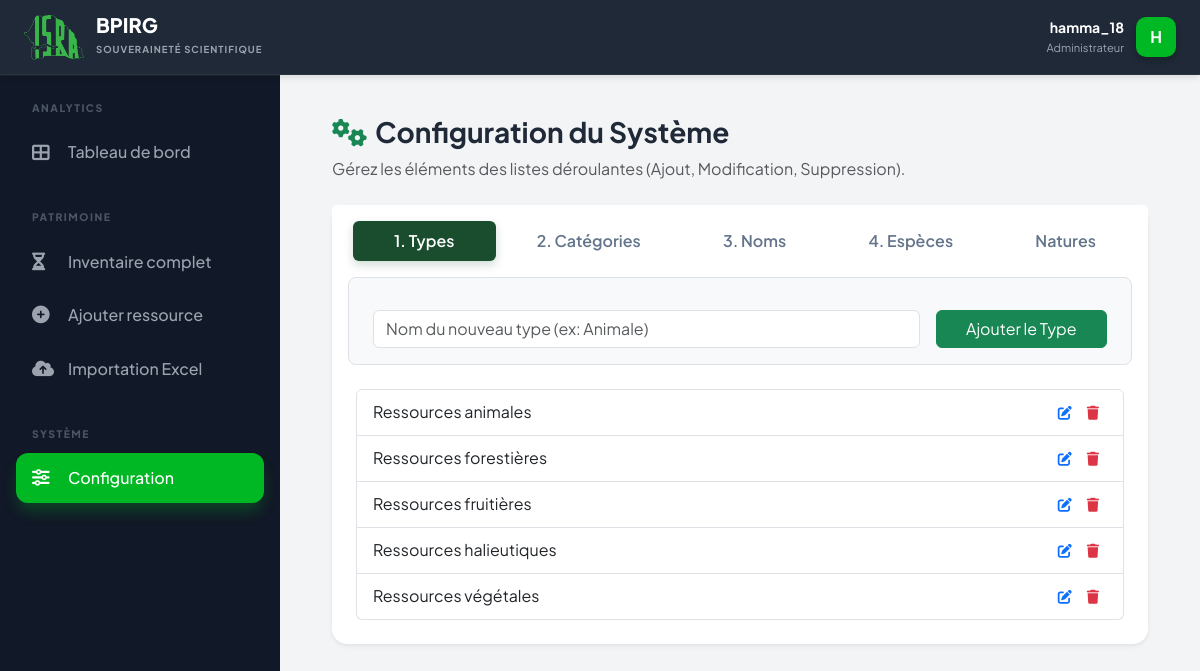
The page /ressources/configuration/ (signed in) on the database its author committed.
### ressources_genetiques/models.py (models this page shows, shortened)
class TypeRessource(models.Model):
    nom = models.CharField(max_length=100, unique=True)
    class Meta:
        verbose_name = "Type de Ressource"
        ordering = ['nom']

### ressources_genetiques/views.py (the view, shortened to what this page needs)
# urls.py: path('configuration/', views.configuration_listes, name='configuration'),
@login_required
def configuration_listes(request):
    context = {
        'natures': NatureGenetique.objects.all().order_by('nom'),
        'types': TypeRessource.objects.all().order_by('nom'),
        'categories': Categorie.objects.select_related('type_ressource').all().order_by('nom'),
        'noms_ressources': NomRessource.objects.select_related('categorie').all().order_by('nom'),
        'especes': Espece.objects.select_related('nom_ressource').all().order_by('nom'),
    }
    return render(request, 'ressources_genetiques/configuration.html', context)

### ressources_genetiques/templates/ressources_genetiques/configuration.html (shortened to what this page needs)
{% extends 'base.html' %}
{% block content %}
<div class="container-fluid">
    <div class="mb-4">
        <h3 class="fw-bold"><i class="fas fa-cogs text-success me-2"></i>Configuration du Système</h3>
        <p class="text-muted">Gérez les éléments des listes déroulantes (Ajout, Modification, Suppression).</p>
    </div>
    <div class="card border-0 shadow-sm" style="border-radius: 15px;">
        <div class="card-header bg-white border-0 pt-3">
            <ul class="nav nav-pills nav-fill" id="configTabs" role="tablist">
                <li class="nav-item"><button class="nav-link active" data-bs-toggle="tab" data-bs-target="#type-pane">1. Types</button></li>
                <li class="nav-item"><button class="nav-link" data-bs-toggle="tab" data-bs-target="#cat-pane">2. Catégories</button></li>
                <li class="nav-item"><button class="nav-link" data-bs-toggle="tab" data-bs-target="#nom-pane">3. Noms</button></li>
                <li class="nav-item"><button class="nav-link" data-bs-toggle="tab" data-bs-target="#esp-pane">4. Espèces</button></li>
                <li class="nav-item"><button class="nav-link" data-bs-toggle="tab" data-bs-target="#nat-pane">Natures</button></li>
            </ul>
        </div>
        <div class="card-body p-4">
            <div class="tab-content">
                <div class="tab-pane fade show active" id="type-pane">
                    <form method="POST" class="row g-3 mb-4 bg-light p-3 rounded-3 border">
                        <div class="col-md-9">
                            <input type="text" name="nom" class="form-control" placeholder="Nom du nouveau type (ex: Animale)" required>
                        </div>
                        <div class="col-md-3">
                            <button type="submit" class="btn btn-success w-100">Ajouter le Type</button>
                        </div>
                    </form>
                    <div class="list-group">
                        {% for t in types %}
                        <div class="list-group-item d-flex justify-content-between align-items-center">
                            <span>{{ t.nom }}</span>
                            <div class="btn-group">
                                <button class="btn btn-sm btn-outline-primary border-0" data-bs-toggle="modal" data-bs-target="#editModal" data-id="{{ t.id }}" data-nom="{{ t.nom }}" data-type="type"><i class="fas fa-edit"></i></button>
                                <button class="btn btn-sm btn-outline-danger border-0" data-bs-toggle="modal" data-bs-target="#deleteModal" data-id="{{ t.id }}" data-nom="{{ t.nom }}" data-type="type"><i class="fas fa-trash"></i></button>
                            </div>
                        </div>
                        {% endfor %}
                    </div>
                </div>
            </div>
        </div>
    </div>
</div>
{% endblock %}

### templates/base.html (shortened to what this page needs)
{% load static %}
<!DOCTYPE html>
<html lang="fr">
<head>
    <link href="https://cdn.jsdelivr.net/npm/bootstrap@5.3.2/dist/css/bootstrap.min.css" rel="stylesheet">
    <link rel="stylesheet" href="https://cdnjs.cloudflare.com/ajax/libs/font-awesome/6.5.0/css/all.min.css">
</head>
<body>
    <header class="topbar">
        <a href="/" class="logo-area">
            <img src="{% static 'images/isra_logo.png' %}" alt="Logo">
            <div class="logo-text">
                <h1>BPIRG</h1>
                <span>Souveraineté Scientifique</span>
            </div>
        </a>
        {% if user.is_authenticated %}
        <div class="user-menu">
            <div class="text-end d-none d-md-block" style="line-height: 1.2;">
                <span class="d-block fw-bold small text-white">{{ user.get_full_name|default:user.username }}</span>
                <span class="text-muted small" style="font-size: 0.7rem; color: #9ca3af !important;">Administrateur</span>
            </div>
            <div class="dropdown">
                <div class="avatar-circle" data-bs-toggle="dropdown">
                    {{ user.username|first|upper }}
                </div>
            </div>
        </div>
        {% else %}
        <div class="ms-auto">
            <a href="{% url 'login' %}" class="btn btn-success px-4 rounded-pill fw-bold shadow-sm">
                <i class="fas fa-sign-in-alt me-2"></i>Connexion
            </a>
        </div>
        {% endif %}
    </header>
    {% if user.is_authenticated %}
    <aside class="sidebar" id="sidebar">
        <div class="nav-group">
            <div class="nav-label">Analytics</div>
            <a href="{% url 'ressources_genetiques:dashboard' %}" class="nav-link-custom {% if 'dashboard' in request.path %}active{% endif %}">
                <i class="fas fa-th-large"></i><span>Tableau de bord</span>
            </a>
        </div>
        <div class="nav-group">
            <div class="nav-label">Patrimoine</div>
            <a href="{% url 'ressources_genetiques:liste' %}" class="nav-link-custom {% if 'liste' in request.path %}active{% endif %}">
                <i class="fas fa-hourglass-half"></i><span>Inventaire complet</span>
            </a>
            <a href="{% url 'ressources_genetiques:saisie' %}" class="nav-link-custom {% if 'saisie' in request.path %}active{% endif %}">
                <i class="fas fa-plus-circle"></i><span>Ajouter ressource</span>
            </a>
            <a href="{% url 'ressources_genetiques:import' %}" class="nav-link-custom {% if 'import' in request.path %}active{% endif %}">
                <i class="fas fa-cloud-upload-alt"></i><span>Importation Excel</span>
            </a>
        </div>
        <div class="nav-group">
            <div class="nav-label">Système</div>
            <a href="{% url 'ressources_genetiques:configuration' %}" class="nav-link-custom {% if 'configuration' in request.path %}active{% endif %}">
                <i class="fas fa-sliders-h"></i><span>Configuration</span>
            </a>
        </div>
    </aside>
    {% endif %}
    <main class="main-content">
        {% block content %}{% endblock %}
    </main>
</body>
</html>

### ressources_genetiques/templates/ressources_genetiques/configuration.html (style rules this page uses)
.nav-pills .nav-link { color: #64748b; font-weight: 600; margin: 0 5px; transition: 0.3s; }
.nav-pills .nav-link.active { background-color: #1a4d2e !important; box-shadow: 0 4px 10px rgba(26, 77, 46, 0.2); }
.bg-light { background-color: #f8f9fa !important; }

### rows shown on the page
TypeRessource: nom "Ressources animales"
TypeRessource: nom "Ressources forestières"
TypeRessource: nom "Ressources fruitières"
TypeRessource: nom "Ressources halieutiques"
TypeRessource: nom "Ressources végétales"

### other values the page prints
{{ user.get_full_name|default:user.username }} "hamma_18"
{{ user.username|first|upper }} "H"
